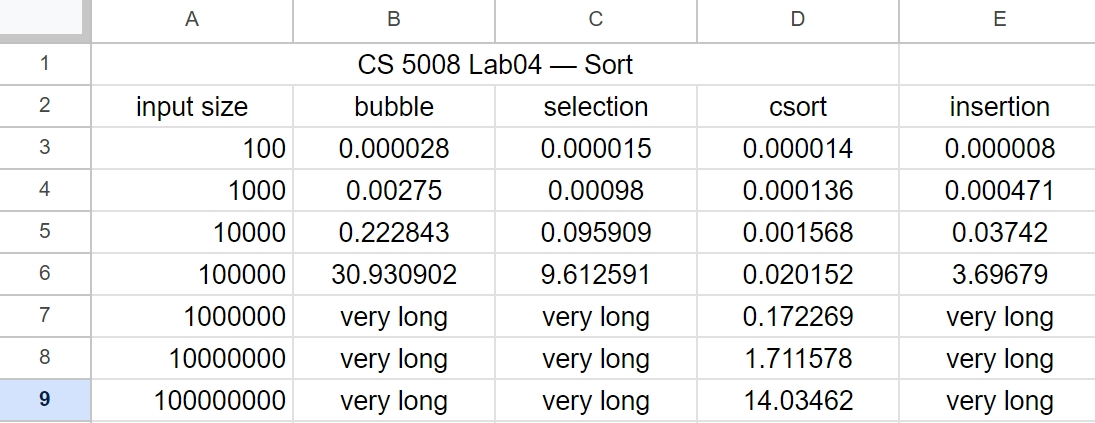
//> input picture CS 5008 Data Structures, Algorithms, and Their Applications within Computer Systems/HW4/Google sheets Running Time.jpg, 1095 x 423 px, given in place of the camera
$ ./detect_features   (built with g++ and OpenCV 4)
//> lines starting //> are read from the running program, lines starting //| are printed output that depends on the picture; after the words box and inside, x2 and y2 are one past the last pixel; in counts of white or black regions, pixels touching at a corner belong together
/**
 * Author: Hang Zhao
 * Date: 2025.3.6
 * Task 7 Harris Corner Detection
 * Description:
 *   This program detects and visualizes Harris corners in a live video stream.
 *   It allows experimenting with different threshold values to understand how
 *   feature detection works. The detected feature points could be used as anchor
 *   points for placing virtual objects in an AR system.
 */

 #include <opencv2/opencv.hpp>
 #include <iostream>

 /** Global variables */
 int threshold_value = 100; // Default threshold for Harris corner detection
 cv::Mat frame, gray, harris_response;

 // Callback function to adjust threshold interactively
 void onThresholdChange(int, void*) {
     // Compute Harris corners again with new threshold
     cv::Mat harris_norm, harris_scaled;
     cv::normalize(harris_response, harris_norm, 0, 255, cv::NORM_MINMAX, CV_32FC1);
     cv::convertScaleAbs(harris_norm, harris_scaled);

     // Draw corners
     cv::Mat display = frame.clone();
     for (int y = 0; y < harris_norm.rows; y++) {
         for (int x = 0; x < harris_norm.cols; x++) {
             if ((int)harris_norm.at<float>(y, x) > threshold_value) {
                 cv::circle(display, cv::Point(x, y), 3, cv::Scalar(0, 0, 255), -1);
             }
         }
     }

     // Show the updated frame with detected corners
     cv::imshow("Harris Corner Detection", display);
 }

 int main(int argc, char** argv) {
     // Open the default camera
     cv::VideoCapture cap(0);
     if (!cap.isOpened()) {
         std::cerr << "Error: Cannot open the camera!" << std::endl;
         return -1;
     }

     // Create a window
     cv::namedWindow("Harris Corner Detection", cv::WINDOW_AUTOSIZE);
     cv::createTrackbar("Threshold", "Harris Corner Detection", &threshold_value, 255, onThresholdChange);

     while (true) {
         cap >> frame;
//> frame is the input picture: 423 rows x 1095 cols, CV_8UC3; mean B, G, R 238.7, 238.7, 238.4
         if (frame.empty()) {
             std::cerr << "Warning: Empty frame, stopping..." << std::endl;
             break;
         }

         // Convert to grayscale
         cv::cvtColor(frame, gray, cv::COLOR_BGR2GRAY);

         // Compute Harris corners
         cv::cornerHarris(gray, harris_response, 2, 3, 0.04);
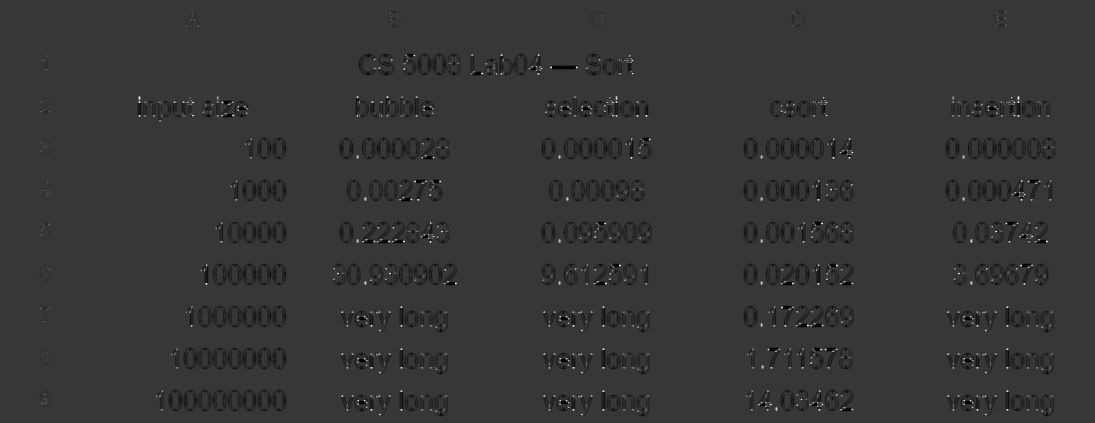
//> harris_response: 423 rows x 1095 cols, CV_32FC1; min -0.04, max 0.143, mean -0.00084; drawn with min black and max white

         // Apply the threshold to highlight strong corners
         onThresholdChange(0, 0);
//> after the loop in onThresholdChange, `for (int y = 0; y < harris_norm.rows; y++)`:
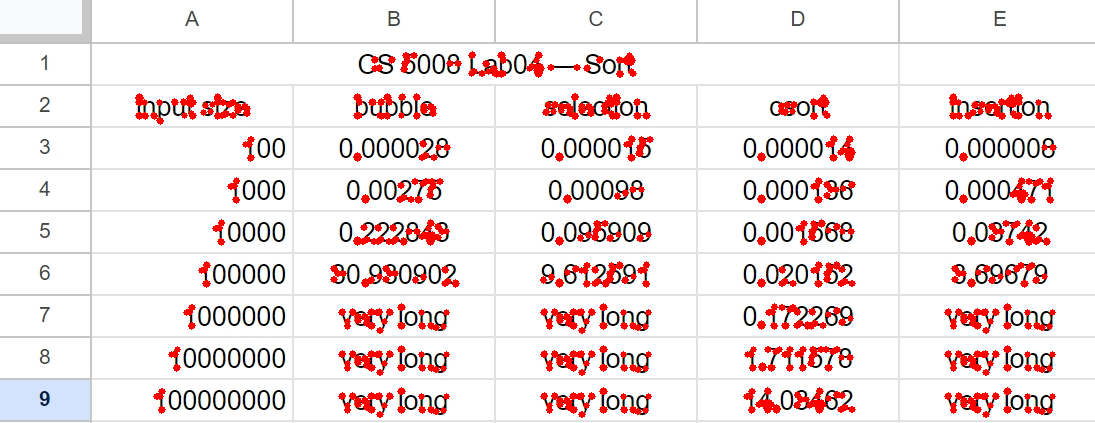
//> display: 423 rows x 1095 cols, CV_8UC3; 5.3% of pixels changed, all inside (x1, y1, x2, y2) = (135, 51, 1057, 418)

         // Exit on ESC key
         char c = static_cast<char>(cv::waitKey(10));
//> the Esc key is pressed
         if (c == 27) { // ESC key
             break;
         }
     }

     cap.release();
     cv::destroyAllWindows();
     return 0;
 }
